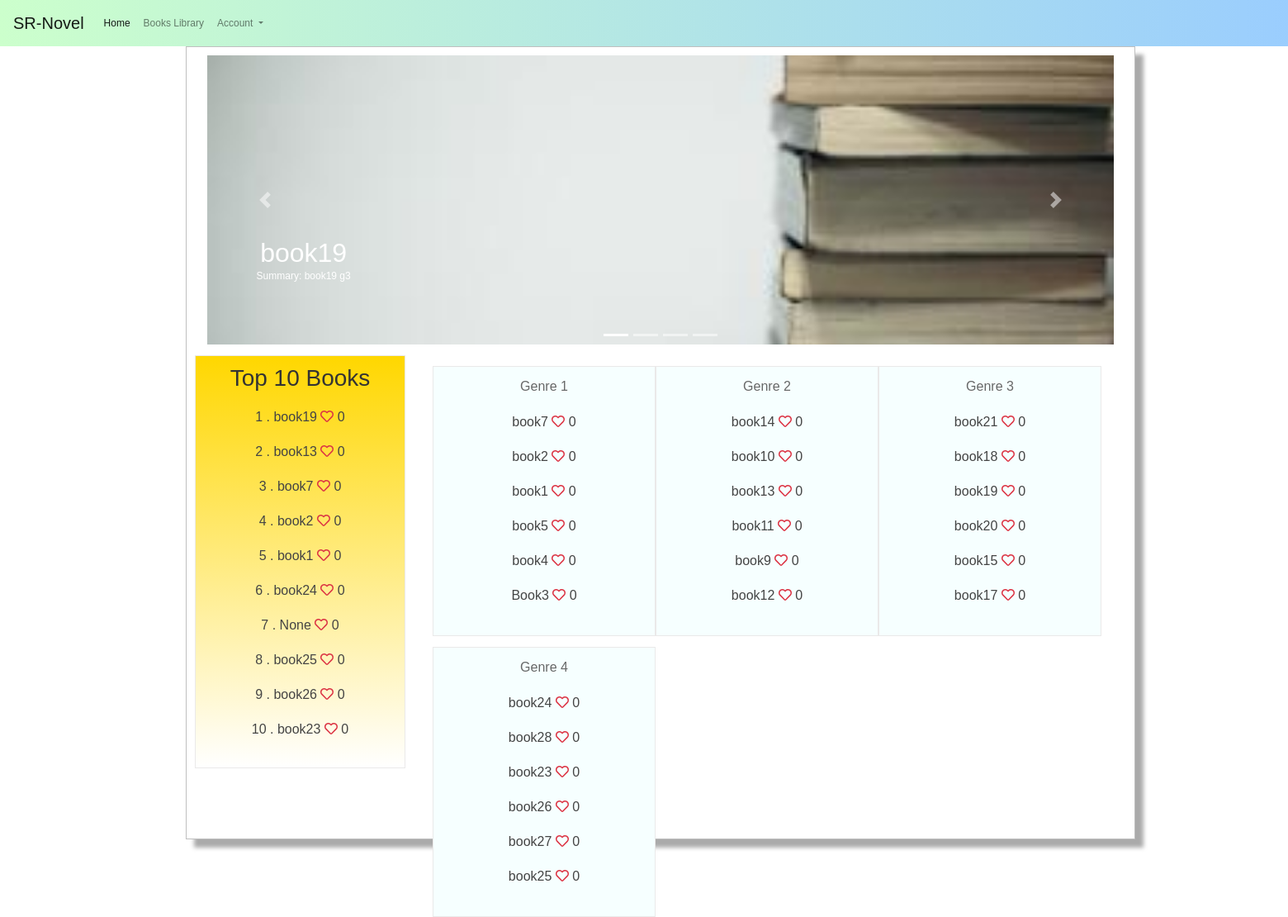
Page /application/ on the earlier database version.
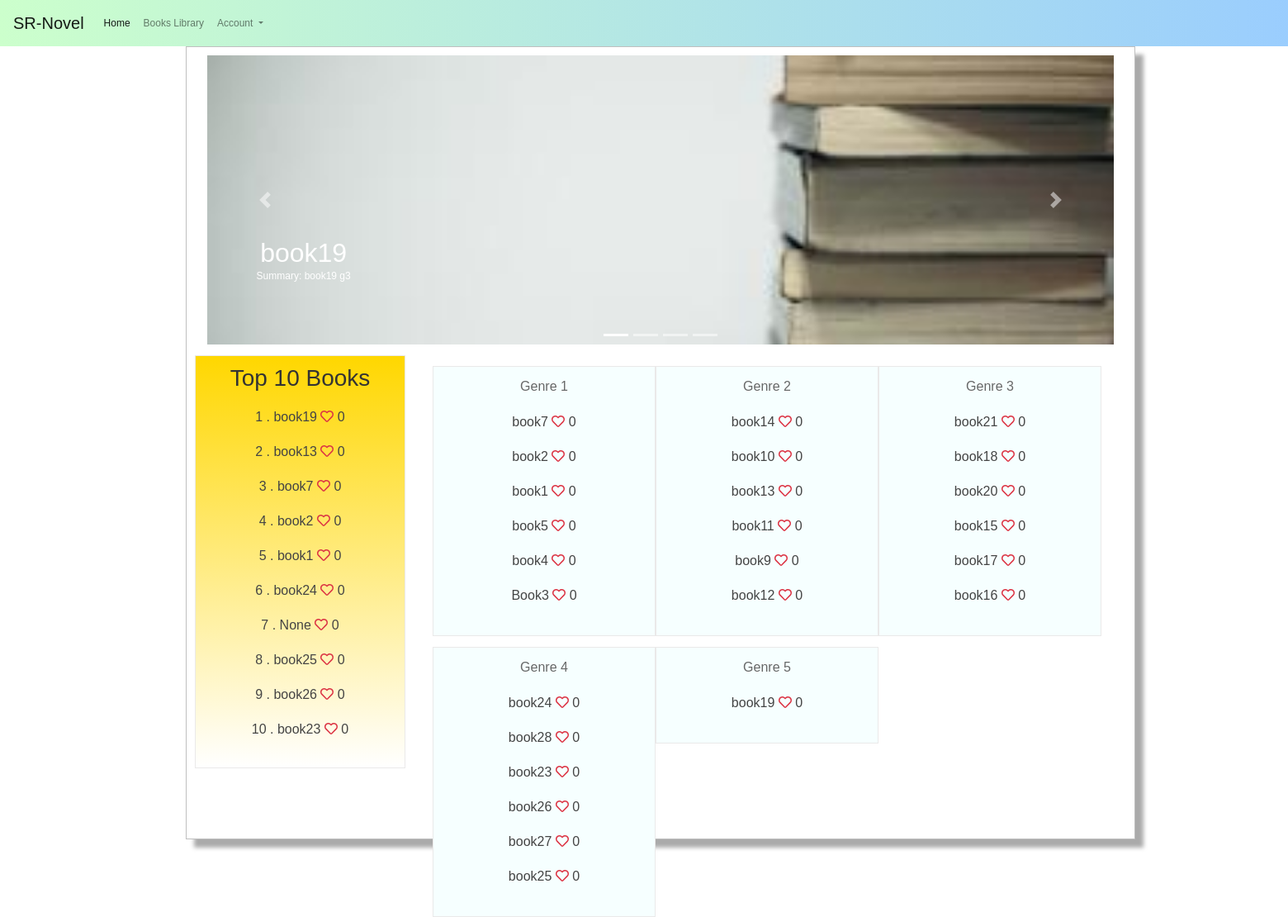
Same page on the later database version.
### application/models.py (models this page shows, shortened)
class Book(models.Model):
    title = models.CharField(max_length=200,blank=True, null=True)
    author = models.ForeignKey('Author', on_delete=models.SET_NULL,blank=True, null=True)
    summary = models.TextField(max_length=1000, help_text='Enter a brief description of the book')
    isbn = models.CharField('ISBN', max_length=13, help_text='13 Character <a href="https://www.isbn-international.org/content/what-isbn">ISBN number</a>')
    genre = models.ManyToManyField(Genre, help_text='Select a genre for this book')
    wordCount = models.IntegerField(default=0)
    chapterCount = models.IntegerField(default=0)
    bookFile = models.FileField(blank=True, null=True)
    like = models.IntegerField(default=0)
    date_uploaded = models.DateTimeField(default = timezone.now)
    bookImage = models.FileField(default ='default_book.jpg', upload_to='book_images')
    created_author= models.ForeignKey(User,on_delete=models.SET_NULL, blank=True, null=True)
    class Meta:
        ordering = ['-like', 'chapterCount', 'date_uploaded', '-wordCount']

### application/views.py (the view)
# urls.py: path('', views.index, name='index'),
def index(request):
    books= Book.objects.all()
    top4_books=books[:4]
    num4_list=[1,2,3,4,]
    zip_top4= zip(num4_list, top4_books)
    top10_books=books[:10]
    num10_list=[1,2,3,4,5,6,7,8,9,10,]
    zip_top10= zip(num10_list, top10_books)
    genres= Genre.objects.all()
    num6_list=[1,2,3,4,5,6,]
    context = {
        'top_book4':top4_books,
        'genreAll': genres,
        'top10_books': zip_top10,
        'top4_books': zip_top4,
    }
    genre1_top6_books=Book.objects.filter(genre = genres[0]).order_by('-wordCount')[:6]
    genre2_top6_books=Book.objects.filter(genre = genres[1]).order_by('-wordCount')[:6]
    genre3_top6_books=Book.objects.filter(genre = genres[2]).order_by('-wordCount')[:6]
    genre4_top6_books=Book.objects.filter(genre = genres[3]).order_by('-wordCount')[:6]
    genre5_top6_books=Book.objects.filter(genre = genres[4]).order_by('-wordCount')[:6]
    genre6_top6_books=Book.objects.filter(genre = genres[5]).order_by('-wordCount')[:6]
    context['genre1']=genre1_top6_books
    context['genre2']=genre2_top6_books
    context['genre3']=genre3_top6_books
    context['genre4']=genre4_top6_books
    context['genre5']=genre5_top6_books
    context['genre6']=genre6_top6_books
    return render(request, 'index.html', context=context)

### application/templates/index.html (shortened to what the changed rows need)
{% extends "home_base.html" %}
{% load static %}
{% block content %}
  <!DOCTYPE html>
  <html>
    <head lang="en">
      <link href="{% static 'index/css/lib.min.css' %}" type="text/css" rel="stylesheet" />
      <link href="{% static 'index/css/index.css' %}" type="text/css" rel="stylesheet" />
    </head>
    <body>
      <div class="pageBady custom clearfix container" style=" text-align: center;padding: 10px 10px 20px 10px;position: relative;min-width: 1150px;min-height: 900px;border: 1px solid #BFBFBF;background-color: white;box-shadow: 10px 10px 5px #aaaaaa;
          height: 120%">
      </head>
      <body>
        <div id="carouselExampleIndicators" class="carousel slide container" data-ride="carousel">
          <div class="carousel-inner" style=" height: 350px;">
            <div class="carousel-item active" style="height: 260px;">
             <p><a href=" {% url 'book-detail' top_book4.0.id %} "><img class="d-block w-100" src="{{ top_book4.0.bookImage.url }}" alt="First slide" ></a></p>
              <div class="carousel-caption d-none d-md-block" style = "position:fixed; left:-700px; top:200px;">
                <h2 class = "article-title" > {{ top_book4.0.title }}</h2>
                <p class="article-content"> Summary: {{ top_book4.0.summary }} </p>
              </div>
            </div>
          </div>
        </div>
        <div class="siderBox">
            <div class="notice" style ="background: linear-gradient( to bottom,gold, white);width: 255px;height: 500px">
              <h3>Top 10 Books</h3><br>
              <ul>
                {% for num, book in top10_books %}
                  <div class="box">  <a href=" {% url 'book-detail' book.id %}"><span class="text fs16">
                    {{ num }} . {{ book.title }} <i class="far fa-heart text-danger"></i> {{book.like}}</span></a> </div><br>
                {% endfor %}
              </ul>
            </div>
          </div>
            <div class="w1200 clearfix">
              <div class="maincontent">
                <div >
                  <ul>
                   {% if genre1 %}
                    <div class="siderBox" style="width: 270px">
                      <div class="notice" style="background-color: #f6ffff;">
                        <h2>Genre 1</h2>
                        <ul><br>
                          {% for book in genre1%}
                            <div class="box">  <a href=" {% url 'book-detail' book.id %}"><span class="text fs16">{{ book.title }} <i class="far fa-heart text-danger"></i> {{book.like}}</span></a> </div><br>
                          {% endfor %}
                        </ul>
                      </div>
                    </div>
                  {% endif %}
                  {% if genre2 %}
                    <div class="siderBox" style="width: 270px">
                      <div class="notice" style="background-color: #f6ffff">
                        <h2>Genre 2</h2>
                        <ul><br>
                          {% for book in genre2%}
                            <div class="box">  <a href=" {% url 'book-detail' book.id %}"><span class="text fs16">{{ book.title }} <i class="far fa-heart text-danger"></i> {{book.like}}</span></a> </div><br>
                          {% endfor %}
                        </ul>
                      </div>
                    </div>
                  {% endif %}
                  {% if genre3 %}
                    <div class="siderBox" style="width: 270px">
                      <div class="notice" style="background-color: #f6ffff">
                        <h2>Genre 3</h2>
                        <ul><br>
                          {% for book in genre3%}
                            <div class="box">  <a href=" {% url 'book-detail' book.id %}"><span class="text fs16">{{ book.title }} <i class="far fa-heart text-danger"></i> {{book.like}}</span></a> </div><br>
                          {% endfor %}
                        </ul>
                      </div>
                    </div>
                  {% endif %}
                  {% if genre4 %}
                    <div class="siderBox" style="width: 270px">
                      <div class="notice" style="background-color: #f6ffff">
                        <h2>Genre 4</h2>
                        <ul><br>
                          {% for book in genre4%}
                            <div class="box">  <a href=" {% url 'book-detail' book.id %} "><span class="text fs16">{{ book.title }} <i class="far fa-heart text-danger"></i> {{book.like}}</span></a> </div><br>
                          {% endfor %}
                        </ul>
                      </div>
                    </div>
                  {% endif %}
                  {% if genre5 %}
                    <div class="siderBox" style="width: 270px">
                      <div class="notice" style="background-color: #f6ffff">
                        <h2>Genre 5</h2>
                        <ul><br>
                          {% for book in genre5%}
                            <div class="box">  <a href=" {% url 'book-detail' book.id %}"><span class="text fs16">{{ book.title }} <i class="far fa-heart text-danger"></i> {{book.like}}</span></a> </div><br>
                          {% endfor %}
                        </ul>
                      </div>
                    </div>
                  {% endif %}
                  </ul>
                </div>
              </div>
            </div>
          </body>
        </html>
      {% endblock %}

Differences in the rows shown:
changed Book "book19": moves from the list under "Genre 3" to the list under "Genre 5"
now on this page (row unchanged): Book: title "book16", like "0", shown under "Genre 3"
Other differences:
text now shown: "Genre 5"
